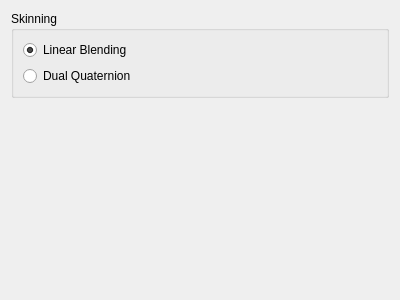
<?xml version="1.0" encoding="UTF-8"?>
<ui version="4.0">
 <class>FormContextAnimation</class>
 <widget class="QWidget" name="FormContextAnimation">
  <property name="geometry">
   <rect>
    <x>0</x>
    <y>0</y>
    <width>400</width>
    <height>300</height>
   </rect>
  </property>
  <property name="windowTitle">
   <string>Form</string>
  </property>
  <layout class="QVBoxLayout" name="verticalLayout_2">
   <item>
    <widget class="QGroupBox" name="groupBox">
     <property name="title">
      <string>Skinning</string>
     </property>
     <layout class="QVBoxLayout" name="verticalLayout">
      <item>
       <widget class="QRadioButton" name="radioButton_lbs">
        <property name="text">
         <string>Linear Blending</string>
        </property>
        <property name="checked">
         <bool>true</bool>
        </property>
       </widget>
      </item>
      <item>
       <widget class="QRadioButton" name="radioButton_dqs">
        <property name="text">
         <string>Dual Quaternion</string>
        </property>
       </widget>
      </item>
     </layout>
    </widget>
   </item>
   <item>
    <spacer name="verticalSpacer">
     <property name="orientation">
      <enum>Qt::Vertical</enum>
     </property>
     <property name="sizeHint" stdset="0">
      <size>
       <width>20</width>
       <height>40</height>
      </size>
     </property>
    </spacer>
   </item>
  </layout>
 </widget>
 <resources/>
 <connections/>
</ui>
